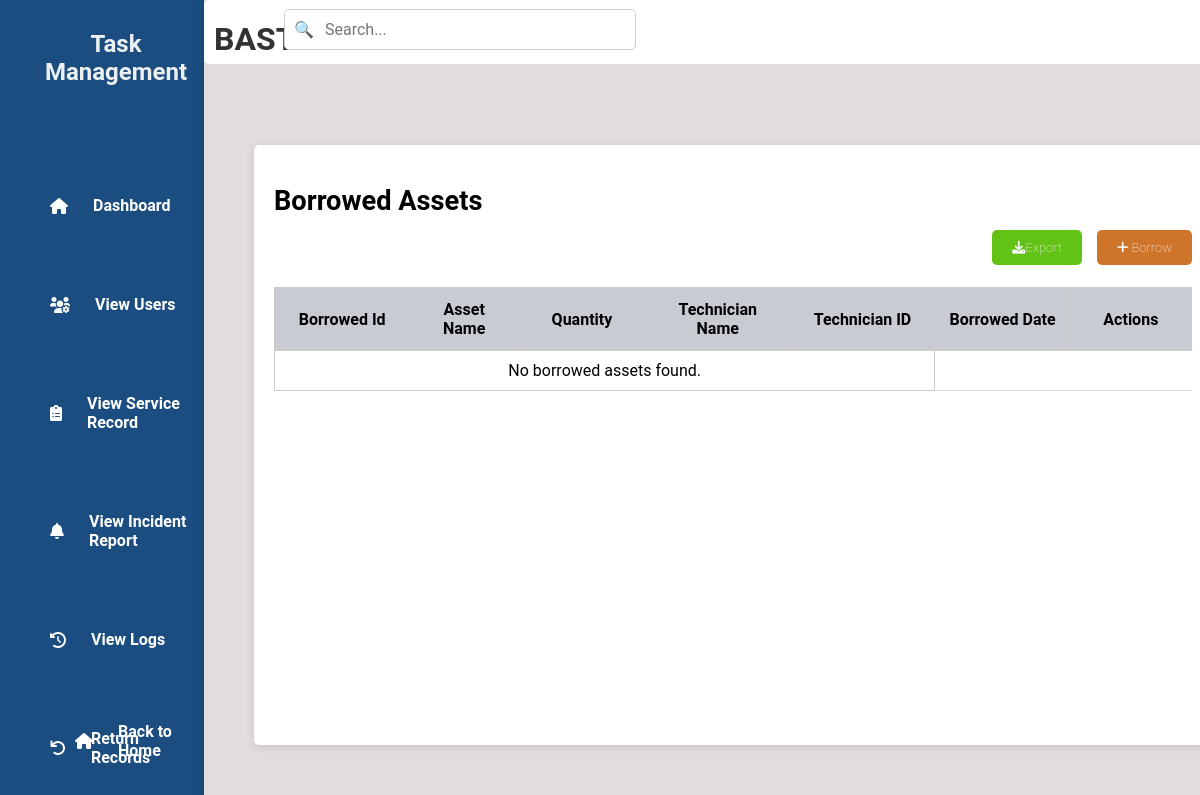
Before: /borrowedT.php with the older database file.
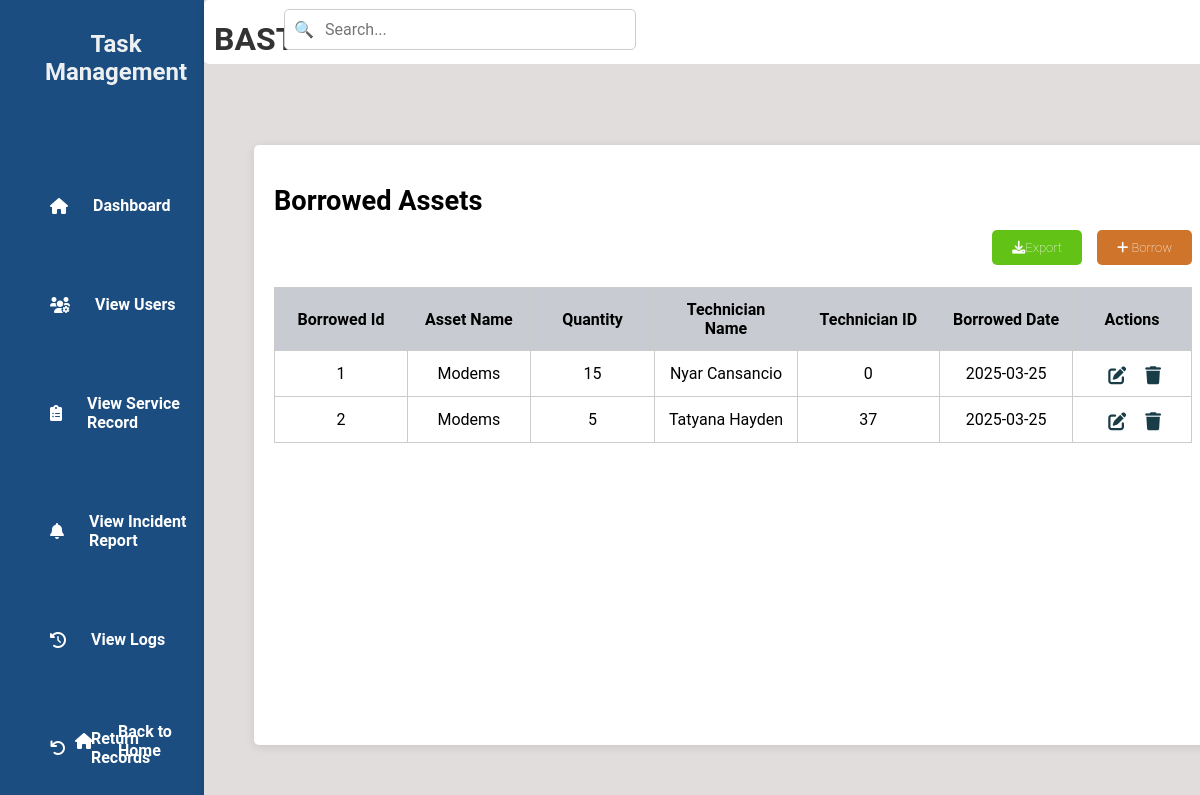
After: the same page with the newer database file.
### tables this page shows
CREATE TABLE `tbl_borrowed` (
  `b_id` int(50) NOT NULL,
  `b_assets_name` varchar(100) NOT NULL,
  `b_quantity` int(50) NOT NULL,
  `b_technician_name` varchar(100) NOT NULL,
  `b_date` date NOT NULL,
  `b_technician_id` int(50) NOT NULL
);

### borrowedT.php (the view, shortened to what this page needs)
<?php
include 'db.php';
if ($conn) {
    $sqlBorrowed = "SELECT b_id, b_assets_name, b_quantity, b_technician_name, b_technician_id, b_date FROM tbl_borrowed";
    $resultBorrowed = $conn->query($sqlBorrowed);
} else {
    echo "Database connection failed.";
    exit();
}
?>
<!DOCTYPE html>
<html lang="en">
<head>
    <link rel="stylesheet" href="borrowed.css">
    <link rel="stylesheet" href="https://cdnjs.cloudflare.com/ajax/libs/font-awesome/6.0.0-beta3/css/all.min.css">
</head>
<body>
<div class="wrapper">
    <div class="sidebar">
        <h2>Task Management</h2>
        <ul>
        <li><a href="adminD.php"><i class="fas fa-home"></i> Dashboard</a></li>
        <li><a href="viewU.php"><i class="fas fa-users-cog"></i> View Users</a></li>
        <li><a href="view_service_record.php"><i class="fas fa-clipboard-list"></i> View Service Record</a></li>
        <li><a href="view_incident_report.php"><i class="fas fa-bell"></i> View Incident Report</a></li>
        <li><a href="view_logs.php"><i class="fas fa-history"></i> View Logs</a></li>
        <li><a href="returnT.php"><i class="fas fa-undo"></i> Return Records</a></li>
        </ul>
        <footer>
            <a href="index.php" class="back-home"><i class="fas fa-home"></i> Back to Home</a>
        </footer>
    </div>
    <div class="container">
        <div class="upper">
            <h1>BASTA SA BORROWED NI</h1>
        </div>
        <div class="search-container">
            <input type="text" class="search-bar" placeholder="Search...">
            <span class="search-icon">🔍</span>
        </div>
        <div class="table-box">
            <div class="borrowed">
            <a href="borrowA.php" class="borrow-btn"><i class="fas fa-plus"></i> Borrow</a>
            <a href="createTickets.php" class="export-btn"><i class="fas fa-download"></i>Export</a>
            <table>
            <h2>Borrowed Assets</h2>
            <table>
                <thead>
                    <tr>
                        <th>Borrowed Id</th>
                        <th>Asset Name</th>
                        <th>Quantity</th>
                        <th>Technician Name</th>
                        <th>Technician ID</th>
                        <th>Borrowed Date</th>
                        <th>Actions</th>
                    </tr>
                </thead>
                <tbody>
                    <?php
                    if ($resultBorrowed && $resultBorrowed->num_rows > 0) {
                        while ($row = $resultBorrowed->fetch_assoc()) {
                            echo "<tr>
                                    <td>{$row['b_id']}</td>
                                    <td>{$row['b_assets_name']}</td>
                                    <td>{$row['b_quantity']}</td>
                                    <td>{$row['b_technician_name']}</td>
                                    <td>{$row['b_technician_id']}</td>
                                    <td>{$row['b_date']}</td>
                                    <td>
                                        <a href='editC.php?id={$row['b_id']}'><i class='fas fa-edit'></i></a>
                                        <a href='deleteC.php?id={$row['b_id']}'><i class='fas fa-trash'></i></a>
                                    </td>
                                  </tr>";
                        }
                    } else {
                        echo "<tr><td colspan='5'>No borrowed assets found.</td></tr>";
                    }
                    ?>
                </tbody>
            </table>
            </div>
    </div>
</div>
</body>
</html>

### borrowed.css (style rules this page uses)
* { margin: 0; padding: 0; font-family: 'Roboto', sans-serif; }
body { min-height: 100vh; display: flex; align-items: center; background-color: #2d3250; }
.container { width: 85%; margin-left: 17%; padding: 20px; background-color: #e2dddd; box-shadow: 0 2px 10px rgba(0, 0, 0, 0.1); height: 100vh; position: fixed; }
.table-box { margin-top: -20px; width: 90%; padding: 20px; margin-right: 10px; margin-left: 30px; border-radius: 5px; background-color: #ffffff; box-shadow: 0 2px 10px rgba(0, 0, 0, 0.1); height: 70vh; position: relative; }
table { width: 100%; border-collapse: collapse; }
thead th { background-color: #c8cbd1; position: sticky; top: 0; z-index: 10; }
.table-box h2 { text-align: left; margin-top: 20px; font-size: 1.7rem; color: #000000; }
.container .upper { border-radius: 5px; margin-top: -20px; margin-left: -20px; width: 100%; height: 8vh; background-color: #ffffff; }
.upper h1 { padding-top: 20px; padding-left: 10px; text-align: left; color: #333; }
.wrapper { display: flex; height: 100vh; }
.sidebar { width: 16%; background-color: #1b4d80; padding: 20px; border-right: 1px solid #ccc; height: 100vh; position: fixed; }
.sidebar h2 { margin-top: 10px; text-align: center; color: #ecf0f1; }
.sidebar ul { list-style-type: none; padding: 0; margin-top: 100px; margin-left: 15px; margin-bottom: 30px; }
.sidebar li { margin: 60px 0; }
.sidebar a { display: flex; align-items: center; text-decoration: none; color: #ffffff; padding: 10px 15px; transition: background-color 0.3s; }
footer a { margin-bottom: 50px; }
.sidebar a i { margin-right: 25px; }
.back-home { position: absolute; bottom: 20px; left: 60px; color: #ecf0f1; text-decoration: none; display: flex; align-items: center; }
table { width: 100%; border-collapse: collapse; margin-top: 10px; max-height: 90%; overflow-y: auto; display: block; }
th, td { border: 1px solid #ccc; padding: 12px; text-align: center; }
tr { border-bottom: 1px solid #ddd; }
td { padding: 10px; }
tr:nth-child(even) { background-color: #ffffff; }
tr:nth-child(odd) { background-color: #ffffff; }
th:nth-child(1), td:nth-child(1) { width: 5%; }
th:nth-child(2), td:nth-child(2) { width: 5%; }
th:nth-child(3), td:nth-child(3) { width: 5%; }
th:nth-child(4), td:nth-child(4) { width: 5%; }
th:nth-child(5), td:nth-child(5) { width: 5%; }
th:nth-child(6), td:nth-child(6) { width: 5%; }
th:nth-child(7), td:nth-child(7) { width: 5%; }
td a { text-decoration: none; color: #4CAF50; margin-right: 10px; }
th { background-color: #c8cbd1; color: rgb(0, 0, 0); }
a { display: inline-block; margin-top: 15px; text-decoration: none; color: #4CAF50; font-weight: bold; }
.borrow-btn { display: inline-block; background-color: #cf752b; color: white; padding: 10px 20px; border-radius: 5px; text-decoration: none; font-size: 13px; font-weight: lighter; transition: 0.3s; position: absolute; right: 20px; top: 70px; }
.export-btn { display: inline-block; background-color: #63c216; color: white; padding: 10px 20px; border-radius: 5px; text-decoration: none; font-size: 13px; font-weight: lighter; transition: 0.3s; position: absolute; right: 130px; top: 70px; }
.table-box table a { font-size: 18px; color: #193d46; display: inline-flex; align-items: center; margin-right: 5px; margin-left: 10px; transition: color 0.3s; text-align: center; margin-top: 5px; }
.table-box a i { justify-content: center; }
.search-container { position: relative; width: 300px; margin: 20px auto; top: -95px; }
.search-bar { width: 100%; padding: 10px 10px 10px 40px; border: 1px solid #ccc; border-radius: 5px; font-size: 16px; margin-left: -100%; margin-top: 20px; }
.search-icon { position: absolute; left: 10px; top: 65%; transform: translateY(-50%); color: #aaa; pointer-events: none; z-index: 1; margin-left: -100%; }
.borrowed table { margin-bottom: 50px; margin-top: 20px; padding-top: -10px; }

Changed rows visible on the page:
added tbl_borrowed: b_id "1", b_assets_name "Modems", b_quantity "15", b_technician_name "Nyar Cansancio", b_technician "0", b_date "2025-03-25"
added tbl_borrowed: b_id "2", b_assets_name "Modems", b_quantity "5", b_technician_name "Tatyana Hayden", b_technician "37", b_date "2025-03-25"
Other visible differences:
text no longer shown: "No borrowed assets found."
